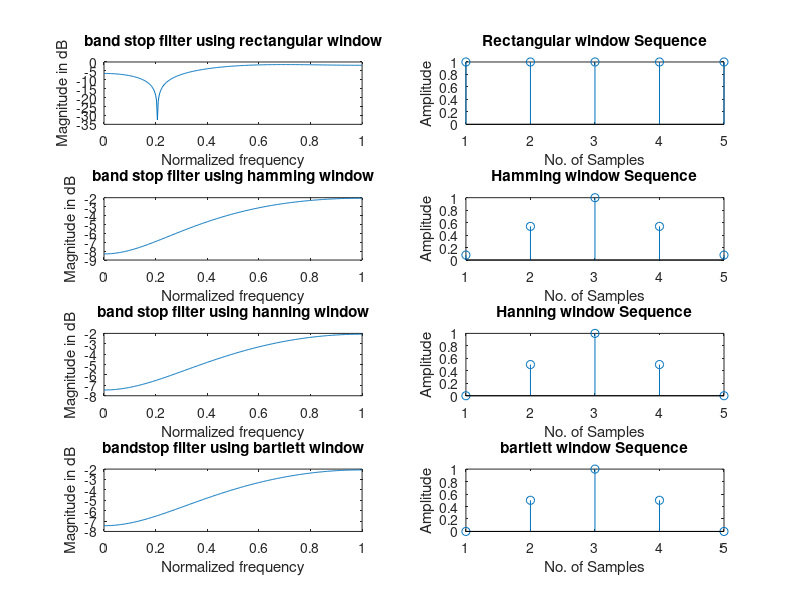

The MATLAB source for this figure:
clc;
clear all;
close all;
wc=0.5*pi;

N = input('Enter the value of N=');
alpha = (N-1)/2;
eps = 0.001;
n = 0:1:N-1;
hd = sin(wc*(n-alpha+eps))./(pi*(n-alpha+eps));

wr = boxcar(N);
wh=hamming(N);
wn=hanning(N);
wt=bartlett(N);
hn = hd.*wr';
hn1=hd.*wh';
hn2=hd.*wn';
hn3=hd.*wt';
w = 0:0.01:pi;
h = freqz(hn,1,w);
h1 = freqz(hn1,1,w);
h2 = freqz(hn2,1,w);
h3=freqz(hn3,1,w);
subplot(4,2,1);
plot(w/pi,10*log10(abs(h)));
title('low pass filter using rectangular window');
xlabel('Normalized frequency');
ylabel('Magnitude in dB');
subplot(4,2,2);
stem(wr);
title('Rectangular window Sequence');
xlabel('No. of Samples');
ylabel('Amplitude');
subplot(4,2,3);
plot(w/pi,10*log10(abs(h1)));
title('low pass filter using hamming window');
xlabel('Normalized frequency');
ylabel('Magnitude in dB');
subplot(4,2,4);
stem(wh);
title('Hamming window Sequence');
xlabel('No. of Samples');
ylabel('Amplitude');
subplot(4,2,5);
plot(w/pi,10*log10(abs(h2)));
title('low pass filter using hanning window');
xlabel('Normalized frequency');
ylabel('Magnitude in dB');
subplot(4,2,6);
stem(wn);
title('Hanning window Sequence');
xlabel('No. of Samples');
ylabel('Amplitude');
subplot(4,2,7);
plot(w/pi,10*log10(abs(h2)));
title('low pass filter using bartlett window');
xlabel('Normalized frequency');
ylabel('Magnitude in dB');
subplot(4,2,8);
stem(wt);
title('bartlett window Sequence');
xlabel('No. of Samples');
ylabel('Amplitude');










clc;
clear all;
close all;
wc=0.9*pi;
eps=0.001;
N = input('Enter the value of N=');
alpha = (N-1)/2;

n = 0:1:N-1;
hd = (sin(pi*(n-alpha+eps))-sin(wc*(n-alpha+eps)))./(pi*(n-alpha+eps));
wr = boxcar(N);
wh=hamming(N);
wn=hanning(N);
wt=bartlett(N);
hn = hd.*wr';
hn1=hd.*wh';
hn2=hd.*wn';
hn3=hd.*wt';
w = 0:0.01:pi;
h = freqz(hn,1,w);
h1 = freqz(hn1,1,w);
h2 = freqz(hn2,1,w);
h3=freqz(hn3,1,w);
subplot(4,2,1);
plot(w/pi,10*log10(abs(h)));
title('low pass filter using rectangular window');
xlabel('Normalized frequency');
ylabel('Magnitude in dB');
subplot(4,2,2);
stem(wr);
title('Rectangular window Sequence');
xlabel('No. of Samples');
ylabel('Amplitude');
subplot(4,2,3);
plot(w/pi,10*log10(abs(h1)));
title('low pass filter using hamming window');
xlabel('Normalized frequency');
ylabel('Magnitude in dB');
subplot(4,2,4);
stem(wh);
title('Hamming window Sequence');
xlabel('No. of Samples');
ylabel('Amplitude');
subplot(4,2,5);
plot(w/pi,10*log10(abs(h2)));
title('low pass filter using hanning window');
xlabel('Normalized frequency');
ylabel('Magnitude in dB');
subplot(4,2,6);
stem(wn);
title('Hanning window Sequence');
xlabel('No. of Samples');
ylabel('Amplitude');
subplot(4,2,7);
plot(w/pi,10*log10(abs(h2)));
title('low pass filter using bartlett window');
xlabel('Normalized frequency');
ylabel('Magnitude in dB');
subplot(4,2,8);
stem(wt);
title('bartlett window Sequence');
xlabel('No. of Samples');
ylabel('Amplitude');










clc;
clear all;
close all;
wc1=0.5*pi;
wc2=0.9*pi;
eps=0.001;
N = input('Enter the value of N=');
alpha = (N-1)/2;

n = 0:1:N-1;
hd = (sin(wc1*(n-alpha+eps))-sin(wc2*(n-alpha+eps))+sin(pi*(n-alpha)))./(pi*(n-alpha+eps));
wr = boxcar(N);
wh=hamming(N);
wn=hanning(N);
wt=bartlett(N);
hn = hd.*wr';
hn1=hd.*wh';
hn2=hd.*wn';
hn3=hd.*wt';
w = 0:0.01:pi;
h = freqz(hn,1,w);
h1 = freqz(hn1,1,w);
h2 = freqz(hn2,1,w);
h3=freqz(hn3,1,w);
subplot(4,2,1);
plot(w/pi,10*log10(abs(h)));
title('band stop filter using rectangular window');
xlabel('Normalized frequency');
ylabel('Magnitude in dB');
subplot(4,2,2);
stem(wr);
title('Rectangular window Sequence');
xlabel('No. of Samples');
ylabel('Amplitude');
subplot(4,2,3);
plot(w/pi,10*log10(abs(h1)));
title('band stop filter using hamming window');
xlabel('Normalized frequency');
ylabel('Magnitude in dB');
subplot(4,2,4);
stem(wh);
title('Hamming window Sequence');
xlabel('No. of Samples');
ylabel('Amplitude');
subplot(4,2,5);
plot(w/pi,10*log10(abs(h2)));
title('band stop filter using hanning window');
xlabel('Normalized frequency');
ylabel('Magnitude in dB');
subplot(4,2,6);
stem(wn);
title('Hanning window Sequence');
xlabel('No. of Samples');
ylabel('Amplitude');
subplot(4,2,7);
plot(w/pi,10*log10(abs(h2)));
title('bandstop filter using bartlett window');
xlabel('Normalized frequency');
ylabel('Magnitude in dB');
subplot(4,2,8);
stem(wt);
title('bartlett window Sequence');
xlabel('No. of Samples');
ylabel('Amplitude');








clc;
clear all;
close all;
wc1=0.5*pi;
wc2=0.9*pi;
eps=0.001;
N = input('Enter the value of N=');
alpha = (N-1)/2;

n = 0:1:N-1;
hd = (sin(wc2*(n-alpha+eps))-sin(wc1*(n-alpha+eps)))./(pi*(n-alpha+eps));
wr = boxcar(N);
wh=hamming(N);
wn=hanning(N);
wt=bartlett(N);
hn = hd.*wr';
hn1=hd.*wh';
hn2=hd.*wn';
hn3=hd.*wt';
w = 0:0.01:pi;
h = freqz(hn,1,w);
h1 = freqz(hn1,1,w);
h2 = freqz(hn2,1,w);
h3=freqz(hn3,1,w);
subplot(4,2,1);
plot(w/pi,10*log10(abs(h)));
title('band stop filter using rectangular window');
xlabel('Normalized frequency');
ylabel('Magnitude in dB');
subplot(4,2,2);
stem(wr);
title('Rectangular window Sequence');
xlabel('No. of Samples');
ylabel('Amplitude');
subplot(4,2,3);
plot(w/pi,10*log10(abs(h1)));
title('band stop filter using hamming window');
xlabel('Normalized frequency');
ylabel('Magnitude in dB');
subplot(4,2,4);
stem(wh);
title('Hamming window Sequence');
xlabel('No. of Samples');
ylabel('Amplitude');
subplot(4,2,5);
plot(w/pi,10*log10(abs(h2)));
title('band stop filter using hanning window');
xlabel('Normalized frequency');
ylabel('Magnitude in dB');
subplot(4,2,6);
stem(wn);
title('Hanning window Sequence');
xlabel('No. of Samples');
ylabel('Amplitude');
subplot(4,2,7);
plot(w/pi,10*log10(abs(h2)));
title('bandstop filter using bartlett window');
xlabel('Normalized frequency');
ylabel('Magnitude in dB');
subplot(4,2,8);
stem(wt);
title('bartlett window Sequence');
xlabel('No. of Samples');
ylabel('Amplitude');